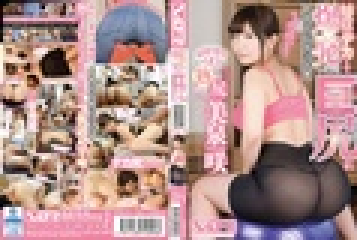
#> input picture test.jpg, 119 x 80 px, shrunk from 800 x 537 before the run (shown 3 times larger)
$ python use_pil_resize.py
#> lines starting #> are read from the running program, lines starting #| are printed output that depends on the picture; pictures that were not available may be replaced by others from this repository, and a replacement may not be noted
from PIL import Image
import os,re

# 打开一个jpg图像文件，注意是当前路径:
im = Image.open('test.jpg')
#> im is the input picture: PIL image 119x80 RGB; mean R, G, B 177.3, 144.7, 141.9
# im.show()
# 获得图像尺寸:
w, h = im.size
#> w = 119; h = 80
print('Original image size: %sx%s' % (w, h))
#| Original image size: 119x80
# 缩放到50%:
im.thumbnail((w//2, h//2))
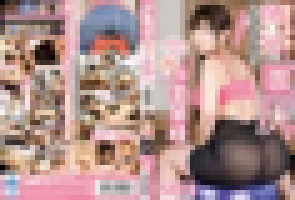
#> im: PIL image 59x40 RGB (shown 5 times larger); mean R, G, B 177.3, 144.8, 142.1
print('Resize image to: %sx%s' % (w//2, h//2))
#| Resize image to: 59x40
# 把缩放后的图像用jpeg格式保存:
im.save('thumbnail.jpg', 'jpeg')

def makeDictory(path):
#> called with path = 'book/ocrimg5/ocr/'
    paths = os.path.split(path)
    pa = ''
    for dic in paths:
        pa = os.path.join(pa, dic)
        if(not os.path.exists(pa)):
            os.makedirs(dic)


def resizeimg(path,dpath,width,height,threshold,prefix):
    # grey_im.show()
    makeDictory(dpath)
    for file in os.listdir(path):
        if not os.path.isdir(os.path.join(path,file)):
            try:
                print(file)
                im = Image.open(os.path.join(path,file))
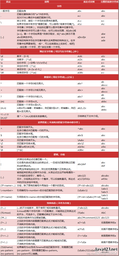
#> input picture regex.png, 119 x 256 px, shrunk from 799 x 1719 before the run, given as the content of the folder book/ocrimg2/ocrtrue/, which was not available
#> im is the input picture: PIL image 119x256 RGBA; mean R, G, B, A 228, 190.7, 190.7, 255
                file=re.sub(r"(\d+)\.",lambda x:f"{x.group(1)}_{prefix}.",file)
                # im.show()
                w, h = im.size
#> w = 119; h = 256
                grey_im = im
                grey_im = grey_im.resize((width,height))
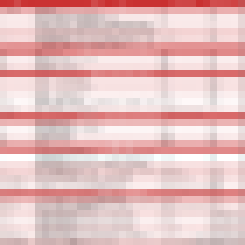
#> grey_im: PIL image 35x35 RGBA (shown 7 times larger); mean R, G, B, A 228.1, 190.6, 190.6, 255
                # grey_im.save(os.path.join('book/ocrimg3/',file))
                grey_im = grey_im.convert('L')
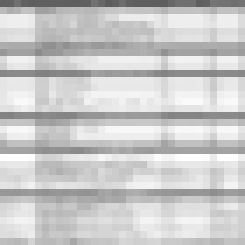
#> grey_im: PIL image 35x35 L (shown 7 times larger); min 93, max 255, mean 201.8
                # grey_im.save(os.path.join('book/ocrimg4/',file))
                threshold = threshold
                table = []
                for i in range(256):
                    if  i <= threshold:
                        table.append(1)
                    else:
                        table.append(0)
                # print(table)
                # 图片二值化
                photo = grey_im.point(table, '1')
#> photo: PIL image 35x35 1; every value is 0
                photo.save(os.path.join(dpath,file))
            except Exception as e:
                print(e)
                continue

if __name__ == '__main__':
    # resizeimg(50,50,87)
    # resizeimg(45,45,85)
    # resizeimg(30,30,85)
    for i in range(90,98):
        # resizeimg(30,30,i,i)
        # resizeimg(25,25,i,i)
        # resizeimg(20,25,i,i)
        for j in range(35,75,5):
            for k in range(35,75,5):
                resizeimg("book/ocrimg2/ocrtrue/",'book/ocrimg5/ocr/',j,k,i,f"{j}{k}{i}")
